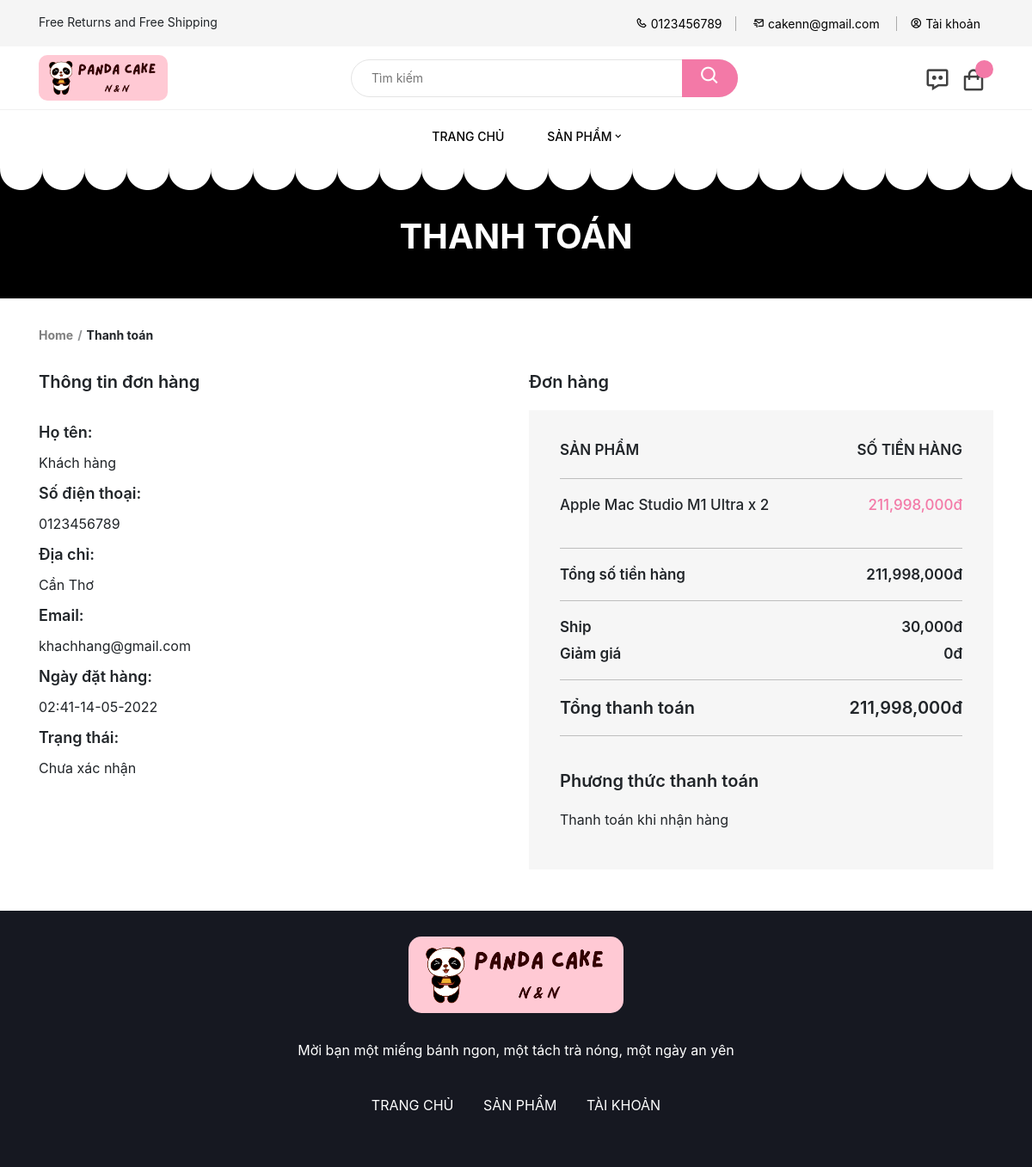
The app's page /home/order_detail/3/ with its own data.
### web/models.py (models this page shows)
class Order(models.Model):
    order_id = models.BigAutoField(primary_key=True)
    user = models.ForeignKey(User, on_delete=models.CASCADE, null=True)
    order_time = models.DateTimeField(auto_now=False, auto_now_add=True)
    order_payment = models.CharField(max_length=5, default=0)
    order_status = models.CharField(max_length=5, null=True, default=0)
    order_code_payment = models.CharField(max_length=250, null=True)
    order_ship = models.FloatField()
    order_voucher_code = models.CharField(max_length=250, null=True)
    order_discount = models.FloatField()
    order_totalprice = models.FloatField()
    order_name = models.CharField(max_length=250)
    order_phone = models.CharField(max_length=11)
    order_address = models.CharField(max_length=250)
    order_email = models.EmailField(null=True)

class OrderDetail(models.Model):
    od_id = models.BigAutoField(primary_key=True)
    od_nameproduct = models.CharField(max_length=250)
    od_quantity = models.PositiveSmallIntegerField()
    od_price = models.FloatField()
    product = models.ForeignKey(Product, on_delete=models.CASCADE)
    order = models.ForeignKey(Order, on_delete=models.CASCADE)

### web/views.py (the view)
# urls.py: path('home/order_detail/<int:id>/', views.order_detail, name='order_detail'),
def order_detail(request, id=None):
    dh = Order.objects.get(pk=id)
    ctdh = OrderDetail.objects.filter(order=id)
    return render(request, 'home/order_detail.html', locals())

### templates/home/order_detail.html (shortened to what this page needs)
{% extends 'home/base.html' %}
{% load static %}
{% load humanize %}
{% load mathfilters %}
{% block content %}
    <section style="background-color: black;">
        <div class="container" style="height: 160px;">
            <div><img src="" alt=""></div>
            <h1 style="font-weight: 700; color: #fff; text-align: center; margin-top: 40px">THANH TOÁN</h1>
        </div>
    </section>
    <div id="breadcrumb">
        <div class="container">
            <ol class="breadcrumb">
                <li><a href="" class="not-active">Home</a></li>
                <span class="kitu"> / </span>
                <li class="active"><span>Thanh toán</span></li>
            </ol>
        </div>
    </div>
    <section class="product-area shop-checkout-area account mb-5">
        <div class="container">
            <div class="row">
                <div class="col-lg-6">
                    <div class="billing-info-wrap">
                        <h3>Thông tin đơn hàng</h3>
                        <div class="row">
                            <div class="col coldk">
                                <div class="input-text">
                                    <p>Họ tên:</p>
                                    <span>{{ dh.order_name }}</span>
                                </div>
                                <div class="input-text">
                                    <p>Số điện thoại:</p>
                                    <span>{{ dh.order_phone }}</span>
                                </div>
                                <div class="input-text">
                                    <p>Địa chỉ:</p>
                                    <span>{{ dh.order_address }}</span>
                                </div>
                                <div class="input-text">
                                    <p>Email:</p>
                                    <span>{{ dh.order_email }}</span>
                                </div>
                                <div class="input-text">
                                    <p>Ngày đặt hàng:</p>
                                    <span>{{ dh.order_time | date:"H:i-d-m-Y" }}</span>
                                </div>
                                <div class="input-text">
                                    <p>Trạng thái:</p>
                                    <span>
                                        {% if dh.order_status == '0' %}
                                            Chưa xác nhận
                                        {% elif dh.order_status == '1' %}
                                            Đã hủy
                                        {% elif dh.order_status == '2' %}
                                            Đã xác nhận
                                        {% elif dh.order_status == '3' %}
                                            Đang giao hàng
                                        {% elif dh.order_status == '4' %}
                                            Đã hoàn thành
                                        {% endif %}
                                    </span>
                                </div>
                            </div>
                        </div>
                    </div>
                </div>
                <div class="col-lg-6">
                    <div class="your-order-area">
                        <h3>Đơn hàng</h3>
                        <div class="your-order-wrap">
                            <div class="your-order-info-wrap">
                                <div class="your-order-title">
                                    <h4>Sản phẩm <span>Số tiền hàng</span></h4>
                                </div>
                                <div class="your-order-product">
                                    <ul>
                                        {% for item in ctdh %}
                                            <li>{{ item.od_nameproduct }} x {{ item.od_quantity }}
                                                <span>
                                                        {{ item.od_price | mul:item.od_quantity | floatformat:0 | intcomma }}đ
                                                    </span>
                                            </li>
                                        {% endfor %}
                                    </ul>
                                </div>
                                <div class="your-order-subtotal">
                                    <h3>Tổng số tiền hàng
                                        <span>{{ dh.order_totalprice | floatformat:0 | intcomma }}đ</span>
                                    </h3>
                                </div>
                                <div class="your-order-subtotal">
                                    <h3>Ship <span>{{ dh.order_ship | floatformat:0 | intcomma }}đ</span></h3>
                                    <h3 style="margin-top: 10px;">Giảm giá
                                        <span>{{ dh.order_discount | floatformat:0 | intcomma }}đ</span></h3>
                                </div>
                                <div class="your-order-total">
                                    <h3>Tổng thanh toán
                                        <span>{{ dh.order_totalprice | floatformat:0 | intcomma }}đ</span>
                                    </h3>
                                </div>
                            </div>
                            <div class="payment-method">
                                <h3>Phương thức thanh toán</h3>
                                <span>{% if dh.order_status == '0' %}Thanh toán khi nhận
                                    hàng{% elif dh.order_status == '1' %}
                                    Thanh toán online{% endif %}</span>
                            </div>
                        </div>
                    </div>
                </div>
            </div>
        </div>
    </section>
{% endblock %}

### static/css/style.css (style rules this page uses)
a { text-decoration: none !important; color: black; }
#breadcrumb { padding: 20px 0; }
.breadcrumb { background-color: white !important; font-weight: 700; margin: 0 !important; padding-left: 0 !important; font-size: 14px; }
.breadcrumb .not-active { color: black; opacity: 0.5; }
.breadcrumb .kitu { padding: 0 5px; opacity: 0.5; }
.billing-info-wrap h3 { font-weight: 600; font-size: 20px; margin: 0 0 23px; }
.your-order-area h3 { font-weight: 600; font-size: 20px; margin: 0 0 21px; }
.your-order-area .your-order-wrap { background-color: #f6f6f6; padding: 36px; }
.your-order-area .your-order-wrap .your-order-title h4 { display: flex; justify-content: space-between; font-weight: 600; font-size: 17px; text-transform: uppercase; margin: 0 0 18px; padding: 0 0 22px; border-bottom: 1px solid #bebebe; }
.your-order-area .your-order-wrap .your-order-product { padding-bottom: 21px; }
.your-order-area .your-order-wrap .your-order-product ul { padding-left: 0; }
.your-order-area .your-order-wrap .your-order-product ul li { display: flex; font-size: 17px; justify-content: space-between; margin: 0 0 16px; font-weight: 500; }
.your-order-area .your-order-wrap .your-order-product ul li span { font-size: 17px; color: #f379a7; font-weight: 500; }
.your-order-area .your-order-wrap .your-order-subtotal { border-top: 1px solid #bebebe; padding: 20px 0; }
.your-order-area .your-order-wrap .your-order-subtotal h3 { font-size: 17px; font-weight: 600; margin: 0; display: flex; align-items: center; justify-content: space-between; }
.your-order-area .your-order-wrap .your-order-total { border-bottom: 1px solid #bebebe; border-top: 1px solid #bebebe; padding: 20px 0; }
.your-order-area .your-order-wrap .your-order-total h3 { font-size: 20px; font-weight: 600; margin: 0; display: flex; align-items: center; justify-content: space-between; }
.your-order-area .your-order-wrap .payment-method { padding: 40px 0 10px; }

### templates/home/order_detail.html (style rules this page uses)
.account p { font-weight: 600; font-size: 18px; text-align: justify; margin: 10px 0; }
.account .coldk { padding-right: 40px !important; }

### records on screen
Order: order_name "Khách hàng", order_phone "0123456789", order_address "Cần Thơ", order_email "khachhang@gmail.com", order_time "02:41-14-05-2022", order_totalprice "211,998,000", order_ship "30,000", order_discount "0"
OrderDetail: od_nameproduct "Apple Mac Studio M1 Ultra", od_quantity "2", od_price|mul "211,998,000"
